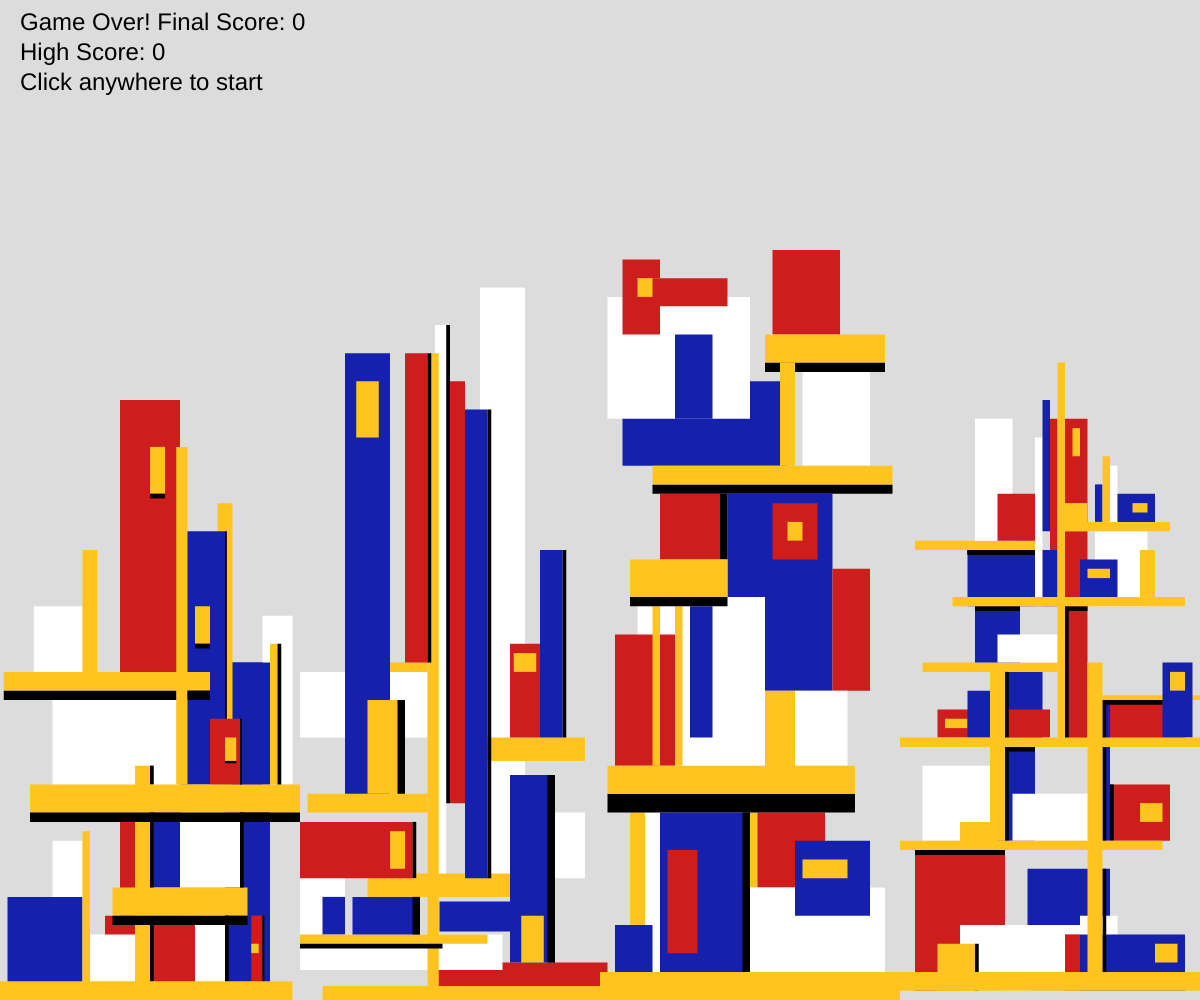
Frame 1 (no input)
Frame 60 (no input): identical to frame 1, image omitted
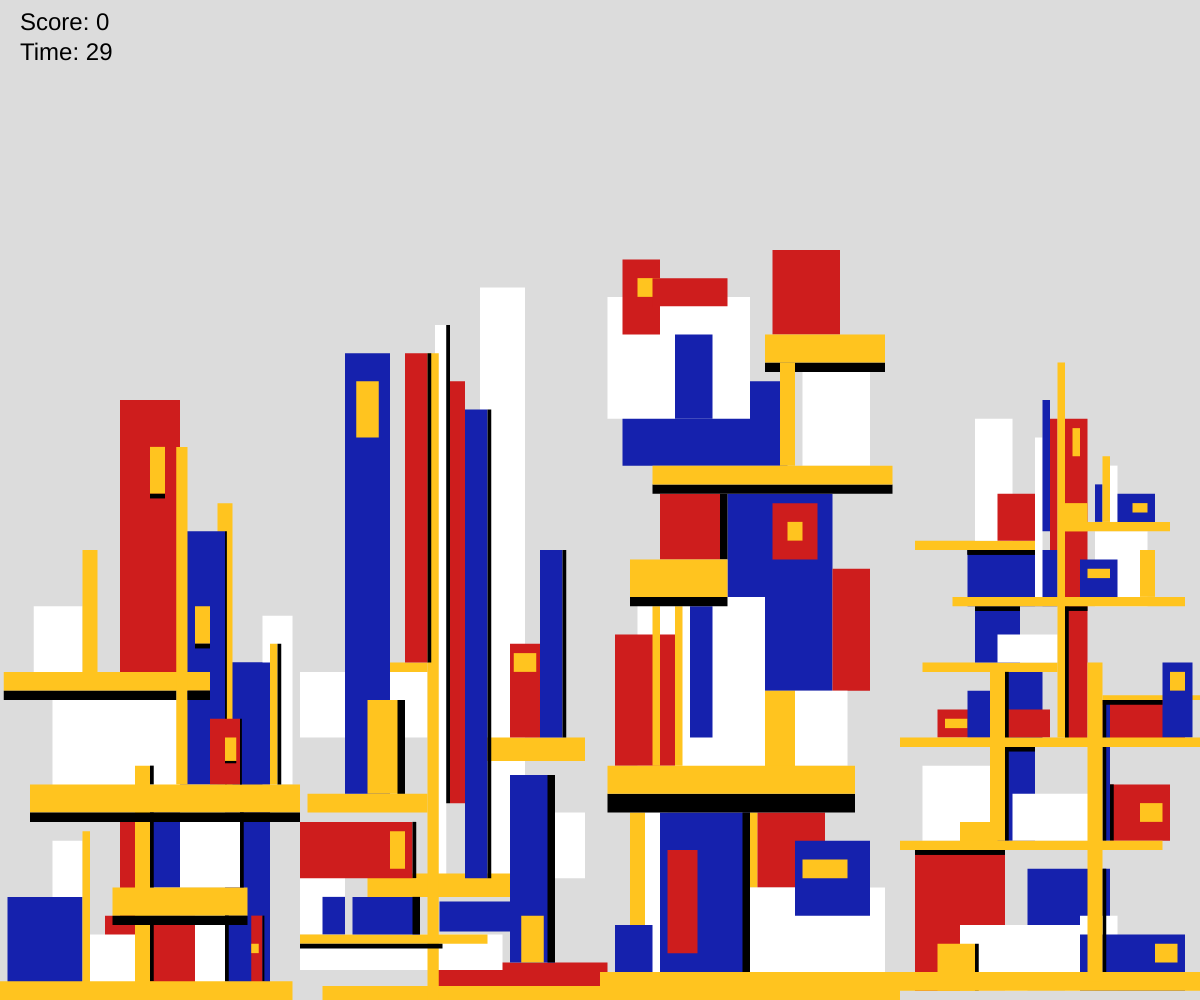
Frame 120 (the mouse pressed at the canvas centre since frame 60)

The p5.js sketch that drew these frames (run headless with seeded random() and noise() and a simulated clock; from frame 60 on, the mouse is pressed at the canvas centre):

// p5.js sketch
// ── sketch.js
// Global variables 
let secondSegStart;
let secondSegWidth;
let thirdSegStart;
let thirdSegWidth;
let fourthSegStart;
let fourthSegWidth;
let minHeight;
let maxHeight;
let rectWidth;
let rectHeight;
let red = [206, 29, 29];
let blue = [21, 33, 173];
let yellow = [255, 196, 31];

let activeBlock = null;  
let score = 0;          
let gameTimer = 30;     
let gameActive = false; 
let lastTime = 0;      
let highScore = 0;     

function getBlockId(x, y, w, h) {
  return `${x},${y},${w},${h}`;
}

function fillColour(colour) {
  if (Array.isArray(colour)) {
    fill(colour[0], colour[1], colour[2]);
    return;
  }
  switch(colour) {
    case "red":
      fill(red[0], red[1], red[2]);
      break;
    case "blue":
      fill(blue[0], blue[1], blue[2]);
      break;
    case "yellow":
      fill(yellow[0], yellow[1], yellow[2]);
      break;
    case "white":
      fill(255);
      break;
    case "black":
      fill(0);
      break;
  }
}
    function selectNewActiveBlock() {
  const possibleBlocks = [

    // First building
    {x: 24, y: 10, w: 6, h: 10, c: "white"},
    {x: 14, y: 9, w: 12, h: 9, c: "red"},
    {x: 16, y: 19, w: 2, h: 12, c: "red"},
    {x: 7, y: 17, w: 4, h: 17, c: "white"},
    {x: 12, y: 7, w: 6, h: 7, c: "white"},
    {x: 1, y: 11, w: 10, h: 11, c: "blue"},
    {x: 19, y: 20, w: 5, h: 8, c: "blue"},
    {x: 30, y: 36, w: 6, h: 36, c: "blue"},
    {x: 33.5, y: 9, w: 1.5, h: 9, c: "red"},
    {x: 33.5, y: 6, w: 1, h: 1, c: "yellow"},
    {x: 24, y: 20, w: 8, h: 8, c: "white"},
    {x: 11, y: 18, w: 1, h: 18, c: "yellow"},
    {x: 15, y: 12, w: 18, h: 3, c: "yellow"},
    {x: 35, y: 41, w: 4, h: 18, c: "white"},
    {x: 30, y: 36, w: 6, h: 13, c: "blue"},
    {x: 36, y: 38, w: 1, h: 15, c: "yellow"},
    {x: 29, y: 53, w: 2, h: 30, c: "yellow"},
    {x: 24, y: 50, w: 6, h: 27, c: "blue"},
    {x: 26, y: 42, w: 2, h: 4, c: "yellow"},
    {x: 7, y: 33, w: 17, h: 11, c: "white"},
    {x: 28, y: 30, w: 4, h: 7, c: "red"},
    {x: 30, y: 28, w: 1.5, h: 2.5, c: "yellow"},
    {x: 4, y: 23, w: 36, h: 3, c: "yellow"},
    {x: 18, y: 25, w: 2, h: 25, c: "yellow"},
    {x: 4.5, y: 42, w: 6.5, h: 7, c: "white"},
    {x: 0.5, y: 35, w: 27.5, h: 2, c: "yellow"},
    {x: 11, y: 48, w: 2, h: 13, c: "yellow"},
    {x: 16, y: 64, w: 8, h: 29, c: "red"},
    {x: 20, y: 59, w: 2, h: 5, c: "yellow"},
    {x: 23.5, y: 59, w: 1.5, h: 36, c: "yellow"},

    // Second Building
    {x: 18, y: 4, w: 23, h: 4, c: "red"},
    {x: 0, y: 7, w: 27, h: 3.8, c: "white"},
    {x: 0, y: 19, w: 6, h: 12, c: "white"},
    {x: 0, y: 35, w: 17, h: 7, c: "white"},
    {x: 33, y: 20, w: 5, h: 7, c: "white"},
    {x: 24, y: 76, w: 6, h: 63, c: "white"},
    {x: 18, y: 72, w: 1.5, h: 60, c: "white"},
    {x: 3, y: 1.5, w: 37, h: 1.5, c: "yellow"},
    {x: 0, y: 7, w: 25, h: 1, c: "yellow"},
    {x: 9, y: 13.5, w: 20, h: 2.5, c: "yellow"},
    {x: 1, y: 22, w: 16, h: 2, c: "yellow"},
    {x: 11, y: 36, w: 6, h: 1, c: "yellow"},
    {x: 17, y: 69, w: 1.5, h: 69, c: "yellow"},
    {x: 20, y: 28, w: 18, h: 2.5, c: "yellow"},
    {x: 6, y: 69, w: 6, h: 47, c: "blue"},
    {x: 3, y: 11, w: 3, h: 4, c: "blue"},
    {x: 7, y: 11, w: 9, h: 4, c: "blue"},
    {x: 22, y: 63, w: 3, h: 50, c: "blue"},
    {x: 32, y: 48, w: 3, h: 20, c: "blue"},
    {x: 18.6, y: 10.5, w: 10, h: 3.2, c: "blue"},
    {x: 28, y: 24, w: 6, h: 20, c: "blue"},
    {x: 14, y: 69, w: 3, h: 33, c: "red"},
    {x: 0, y: 19, w: 15, h: 6, c: "red"},
    {x: 20, y: 66, w: 2, h: 45, c: "red"},
    {x: 28, y: 38, w: 4, h: 10, c: "red"},
    {x: 7.5, y: 66, w: 3, h: 6, c: "yellow"},
    {x: 9, y: 32, w: 5, h: 10, c: "yellow"},
    {x: 12, y: 18, w: 2, h: 4, c: "yellow"},
    {x: 28.5, y: 37, w: 3, h: 2, c: "yellow"},
    {x: 29.5, y: 9, w: 3, h: 5, c: "yellow"},

    // Third Building
    {x: 6, y: 20, w: 3, h: 20, c: "white"},
    {x: 4, y: 20, w: 2, h: 20, c: "yellow"},
    {x: 2, y: 8, w: 5, h: 5, c: "blue"},
    {x: 8, y: 20, w: 12, h: 20, c: "blue"},
    {x: 9, y: 16, w: 4, h: 11, c: "red"},
    {x: 20, y: 20, w: 1, h: 8, c: "yellow"},
    {x: 21, y: 20, w: 9, h: 8, c: "red"},
    {x: 20, y: 12, w: 18, h: 12, c: "white"},
    {x: 26, y: 17, w: 10, h: 8, c: "blue"},
    {x: 27, y: 15, w: 6, h: 2, c: "yellow"},
    {x: 8, y: 54, w: 8, h: 7, c: "red"},
    {x: 17, y: 54, w: 14, h: 21, c: "blue"},
    {x: 31, y: 46, w: 5, h: 13, c: "red"},
    {x: 23, y: 53, w: 6, h: 6, c: "red"},
    {x: 25, y: 51, w: 2, h: 2, c: "yellow"},
    {x: 5, y: 43, w: 17, h: 19, c: "white"},
    {x: 26, y: 33, w: 7, h: 8, c: "white"},
    {x: 2, y: 39, w: 8, h: 14, c: "red"},
    {x: 12, y: 42, w: 3, h: 14, c: "blue"},
    {x: 7, y: 42, w: 1, h: 17, c: "yellow"},
    {x: 10, y: 42, w: 1, h: 17, c: "yellow"},
    {x: 22, y: 33, w: 4, h: 9, c: "yellow"},
    {x: 1, y: 25, w: 33, h: 3, c: "yellow"},
    {x: 4, y: 47, w: 13, h: 4, c: "yellow"},
    {x: 3, y: 66, w: 22, h: 9, c: "blue"},
    {x: 27, y: 67, w: 9, h: 10, c: "white"},
    {x: 1, y: 75, w: 19, h: 13, c: "white"},
    {x: 10, y: 71, w: 5, h: 9, c: "blue"},
    {x: 3, y: 79, w: 5, h: 8, c: "red"},
    {x: 5, y: 77, w: 3, h: 2, c: "yellow"},
    {x: 7, y: 77, w: 10, h: 3, c: "red"},
    {x: 23, y: 80, w: 9, h: 9, c: "red"},
    {x: 7, y: 57, w: 32, h: 2, c: "yellow"},
    {x: 22, y: 71, w: 16, h: 3, c: "yellow"},
    {x: 24, y: 68, w: 2, h: 11, c: "yellow"},

    // Fourth Building
    {x: 2, y: 16, w: 12, h: 15, c: "red"},
    {x: 17, y: 14, w: 11, h: 13, c: "blue"},
    {x: 8, y: 8, w: 18, h: 7, c: "white"},
    {x: 5, y: 6, w: 5, h: 5, c: "yellow"},
    {x: 22, y: 7, w: 2, h: 6, c: "red"},
    {x: 24, y: 9, w: 5, h: 8, c: "white"},
    {x: 24, y: 7, w: 14, h: 6, c: "blue"},
    {x: 34, y: 6, w: 3, h: 2, c: "yellow"},
    {x: 3, y: 25, w: 9, h: 8, c: "white"},
    {x: 12, y: 27, w: 6, h: 10, c: "blue"},
    {x: 15, y: 22, w: 12, h: 5, c: "white"},
    {x: 28, y: 23, w: 8, h: 6, c: "red"},
    {x: 32, y: 21, w: 3, h: 2, c: "yellow"},
    {x: 8, y: 19, w: 5, h: 3, c: "yellow"},
    {x: 12, y: 35, w: 7, h: 8, c: "blue"},
    {x: 5, y: 31, w: 15, h: 3, c: "red"},
    {x: 6, y: 30, w: 3, h: 1, c: "yellow"},
    {x: 9, y: 33, w: 3, h: 5, c: "blue"},
    {x: 26, y: 32, w: 12, h: 5, c: "red"},
    {x: 27, y: 32, w: 1, h: 15, c: "blue"},
    {x: 35, y: 36, w: 4, h: 8, c: "blue"},
    {x: 36, y: 35, w: 2, h: 2, c: "yellow"},
    {x: 3, y: 36, w: 18, h: 1, c: "yellow"},
    {x: 10, y: 42, w: 6, h: 6, c: "blue"},
    {x: 13, y: 39, w: 8, h: 3, c: "white"},
    {x: 22, y: 62, w: 3, h: 35, c: "red"},
    {x: 23, y: 61, w: 1, h: 3, c: "yellow"},
    {x: 9, y: 48, w: 12, h: 6, c: "blue"},
    {x: 18, y: 60, w: 1, h: 18, c: "white"},
    {x: 19, y: 64, w: 1, h: 14, c: "blue"},
    {x: 20, y: 62, w: 1, h: 14, c: "red"},
    {x: 10, y: 62, w: 5, h: 13, c: "white"},
    {x: 13, y: 54, w: 5, h: 5, c: "red"},
    {x: 26, y: 50, w: 7, h: 8, c: "white"},
    {x: 32, y: 48, w: 2, h: 5, c: "yellow"},
    {x: 24, y: 47, w: 5, h: 4, c: "blue"},
    {x: 25, y: 46, w: 3, h: 1, c: "yellow"},
    {x: 22, y: 51, w: 14, h: 1, c: "yellow"},
    {x: 22, y: 53, w: 3, h: 3, c: "yellow"},
    {x: 26, y: 55, w: 1, h: 4, c: "blue"},
    {x: 27, y: 58, w: 1, h: 7, c: "yellow"},
    {x: 28, y: 57, w: 1, h: 6, c: "white"},
    {x: 29, y: 54, w: 5, h: 3, c: "blue"},
    {x: 31, y: 53, w: 2, h: 1, c: "yellow"}
  ];
  
  activeBlock = possibleBlocks[floor(random(possibleBlocks.length))];
  console.log("Selected new block:", activeBlock);
}

function drawRect(x, y, w, h, c) {

  let actualX = x * rectWidth;
  let actualY = windowHeight - y * rectHeight;
  let actualW = w * rectWidth;
  let actualH = h * rectHeight;

  let isActiveBlock = gameActive && activeBlock && 
    x === activeBlock.x && 
    y === activeBlock.y && 
    w === activeBlock.w && 
    h === activeBlock.h;
  
  if (isActiveBlock) {
    let blink;
  if (frameCount % 20 < 10) {
    blink = 255;
} else {
    blink = 0;
}
    fill(blink);
  } else {
    fillColour(c);
  }
  
  rect(actualX, actualY, actualW, actualH);
}


function startGame() {
  console.log("Starting new game");
  gameActive = true;
  score = 0;
  gameTimer = 30;
  lastTime = millis();
  activeBlock = null;
  selectNewActiveBlock();
}

function endGame() {
  gameActive = false;
  highScore = max(score, highScore);
  activeBlock = null;
  // console.log("Game ended. Score:", score);
}

function mousePressed() {
  if (!gameActive) {
    startGame();
    return;
  }
  
  if (activeBlock) {
    let actualX = activeBlock.x * rectWidth;
    let actualY = windowHeight - activeBlock.y * rectHeight;
    let actualW = activeBlock.w * rectWidth;
    let actualH = activeBlock.h * rectHeight;
    
    let tolerance = 10;
    
    if (mouseX >= actualX - tolerance && 
        mouseX <= actualX + actualW + tolerance &&
        mouseY >= actualY - tolerance && 
        mouseY <= actualY + actualH + tolerance) {
      console.log("Hit!");
      score++;
      selectNewActiveBlock();
    }
  }
}

function drawFirstBuilding() {
  push();
  // Bottom layer
  drawRect(24,10,6,10,"white");
  drawRect(14,9,12,9,"red");
  drawRect(16,19,2,12,"red");
  drawRect(7,17,4,17,"white");
  drawRect(12,7,6,7,"white");
  drawRect(1,11,10,11,"blue");
  drawRect(19,20,5,8,"blue");
  drawRect(30,36,6,36,"blue");
  drawRect(33.5,9,1.5,9,"red");
  drawRect(33.5,6,1,1,"yellow");
  drawRect(24,20,8,8,"white");
  drawRect(11,18,1,18,"yellow");
  drawRect(15,12,18,3,"yellow");
  drawRect(35,9,0.25,7,"black");
  drawRect(30,9,0.5,7,"black");
  drawRect(18,7,0.5,5,"black");

  // Middle layer
  drawRect(35,41,4,18,"white");
  drawRect(30,36,6,13,"blue");
  drawRect(36,38,1,15,"yellow");
  drawRect(29,53,2,30,"yellow");
  drawRect(24,50,6,27,"blue");
  drawRect(30,50,0.25,27,"black");
  drawRect(26,42,2,4,"yellow");
  drawRect(7,33,17,11,"white");
  drawRect(28,30,4,7,"red");
  drawRect(30,28,1.5,2.5,"yellow");
  drawRect(4,23,36,3,"yellow");
  drawRect(18,25,2,25,"yellow");
  drawRect(4,20,36,1,"black");
  drawRect(26,38,2,0.5,"black");
  drawRect(20,25,0.5,2,"black");
  drawRect(20,20,0.5,8,"black");
  drawRect(20,8,0.5,6,"black");
  drawRect(15,9,18,1,"black");
  drawRect(32,20,0.5,8,"black");

  // Top layer
  drawRect(4.5,42,6.5,7,"white");
  drawRect(0.5,35,27.5,2,"yellow");
  drawRect(11,48,2,13,"yellow");
  drawRect(16,64,8,29,"red");
  drawRect(20,59,2,5,"yellow");
  drawRect(23.5,59,1.5,36,"yellow");
  drawRect(0.5,33,23,1,"black");
  drawRect(25,33,3,1,"black");
  drawRect(20,54,2,0.5,"black");
  drawRect(37,38,0.5,15,"black");
  drawRect(32,30,0.25,7,"black");
  drawRect(30,25.5,1.5,0.25,"black");

  // Yellow floor
  drawRect(0,2,39,2,"yellow");
  pop();
}

function drawSecondBuilding() {
  push();
  translate(secondSegStart, 0);
  
  drawRect(18, 4, 23, 4, "red");   
  
  //White
  drawRect(0, 7, 27, 3.8, "white");   
  drawRect(0, 19, 6, 12, "white");   
  drawRect(0, 35, 17, 7, "white");    
  drawRect(33, 20, 5, 7, "white");   
  drawRect(24, 76, 6, 63, "white"); 
  drawRect(18, 72, 1.5, 60, "white");

  // Yellow
  drawRect(3, 1.5, 37, 1.5, "yellow");   
  drawRect(0, 7, 25, 1, "yellow");   
  drawRect(9, 13.5, 20, 2.5, "yellow"); 
  drawRect(1, 22, 16, 2, "yellow");  
  drawRect(11, 36, 6, 1, "yellow");  
  drawRect(17, 69, 1.5, 69, "yellow"); 
  drawRect(20, 28, 18, 2.5, "yellow"); 
 
  // Blue
  drawRect(6, 69, 6, 47, "blue");
  drawRect(3, 11, 3, 4, "blue"); 
  drawRect(7, 11, 9, 4, "blue");
  drawRect(22, 63, 3, 50, "blue");
  drawRect(32, 48, 3, 20, "blue");
  drawRect(18.6, 10.5, 10, 3.2, "blue"); 
  drawRect(28, 24, 6, 20, "blue"); 

  // Red
  drawRect(14, 69, 3, 33, "red");    
  drawRect(0, 19, 15, 6, "red"); 
  drawRect(20, 66, 2, 45, "red");
  drawRect(28, 38, 4, 10, "red");    

  // Other Yellow
  drawRect(7.5, 66, 3, 6, "yellow"); 
  drawRect(9, 32, 5, 10, "yellow");
  drawRect(12, 18, 2, 4, "yellow"); 
  drawRect(28.5, 37, 3, 2, "yellow"); 
  drawRect(29.5, 9, 3, 5, "yellow");

  // black shadows
  drawRect(13, 32, 1, 10, "black");  
  drawRect(15, 19, 0.5, 6, "black"); 
  drawRect(15, 11, 1, 4, "black"); 
  drawRect(17, 69, 0.5, 33, "black");
  drawRect(19.5, 72, 0.5, 51, "black");
  drawRect(25, 63, 0.5, 50, "black");
  drawRect(35, 48, 0.5, 20, "black");
  drawRect(33, 24, 1, 20, "black");
  drawRect(0, 6, 19, 0.5, "black");

  pop();
}

function drawThirdBuilding() {
  push();
  translate(thirdSegStart, 0);
  
  // Bottom layer
  drawRect(6, 20, 3, 20, "white");
  drawRect(4, 20, 2, 20, "yellow");
  drawRect(2, 8, 5, 5, "blue");
  drawRect(8, 20, 12, 20, "blue");
  drawRect(9, 16, 4, 11, "red");
  drawRect(20, 20, 1, 8, "yellow");
  drawRect(21, 20, 9, 8, "red");
  drawRect(20, 12, 18, 12, "white");
  drawRect(26, 17, 10, 8, "blue");
  drawRect(27, 15, 6, 2, "yellow");
  drawRect(1, 22, 33, 2, "black");
  drawRect(19, 20, 1, 20, "black");

  // Middle layer
  drawRect(8, 54, 8, 7, "red");
  drawRect(17, 54, 14, 21, "blue");
  drawRect(31, 46, 5, 13, "red");
  drawRect(23, 53, 6, 6, "red");
  drawRect(25, 51, 2, 2, "yellow");
  drawRect(5, 43, 17, 19, "white");
  drawRect(26, 33, 7, 8, "white");
  drawRect(2, 39, 8, 14, "red");
  drawRect(12, 42, 3, 14, "blue");
  drawRect(7, 42, 1, 17, "yellow");
  drawRect(10, 42, 1, 17, "yellow");
  drawRect(22, 33, 4, 9, "yellow");
  drawRect(1, 25, 33, 3, "yellow");
  drawRect(16, 54, 1, 7, "black");
  drawRect(7, 55, 32, 1, "black");
  drawRect(4, 43, 13, 1, "black");
  drawRect(4, 47, 13, 4, "yellow");

  // Top layer
  drawRect(3, 66, 22, 9, "blue");
  drawRect(27, 67, 9, 10, "white");
  drawRect(1, 75, 19, 13, "white");
  drawRect(10, 71, 5, 9, "blue");
  drawRect(3, 79, 5, 8, "red");
  drawRect(5, 77, 3, 2, "yellow");
  drawRect(7, 77, 10, 3, "red");
  drawRect(23, 80, 9, 9, "red");
  drawRect(22, 68, 16, 1, "black");
  drawRect(7, 57, 32, 2, "yellow");
  drawRect(22, 71, 16, 3, "yellow");
  drawRect(24, 68, 2, 11, "yellow");
  
  // Yellow floor
  drawRect(0, 3, 40, 3, "yellow");
  
  pop();
}

function drawFourthBuilding() {
  push();

  translate(fourthSegStart, 0); // sets start of canvas to fourth quarter of the screen

  //bottom layer
  drawRect(2, 16, 12, 15, "red");
  drawRect(17, 14, 11, 13, "blue");
  drawRect(8, 8, 18, 7, "white");
  drawRect(5, 6, 5, 5, "yellow");
  drawRect(22, 7, 2, 6, "red");
  drawRect(24, 9, 5, 8, "white");
  drawRect(24, 7, 14, 6, "blue");
  drawRect(34, 6, 3, 2, "yellow");

  //second layer
  drawRect(3, 25, 9, 8, "white");
  drawRect(12, 27, 6, 10, "blue");
  drawRect(15, 22, 12, 5, "white");
  drawRect(28, 23, 8, 6, "red");
  drawRect(32, 21, 3, 2, "yellow");
  drawRect(8, 19, 5, 3, "yellow");


  //third layer
  drawRect(12, 35, 7, 8, "blue");
  drawRect(5, 31, 15, 3, "red");
  drawRect(6, 30, 3, 1, "yellow");
  drawRect(9, 33, 3, 5, "blue");
  drawRect(26, 32, 12, 5, "red");
  drawRect(27, 32, 1, 15, "blue");
  drawRect(27, 32.5, 15, 0.5, "yellow");
  drawRect(35, 36, 4, 8, "blue");
  drawRect(36, 35, 2, 2, "yellow");
  drawRect(3, 36, 18, 1, "yellow");
  drawRect(10, 42, 6, 6, "blue");
  drawRect(13, 39, 8, 3, "white");
  drawRect(22, 62, 3, 35, "red"); //最高红色
  drawRect(23, 61, 1, 3, "yellow");

  //forth layer
  drawRect(9, 48, 12, 6, "blue");
  drawRect(18, 60, 1, 18, "white");
  drawRect(19, 64, 1, 14, "blue");
  drawRect(20, 62, 1, 14, "red");
  drawRect(2, 49, 16, 1, "yellow");
  drawRect(10, 62, 5, 13, "white");
  drawRect(13, 54, 5, 5, "red");
  drawRect(26, 50, 7, 8, "white");
  drawRect(32, 48, 2, 5, "yellow");
  drawRect(24, 47, 5, 4, "blue");
  drawRect(25, 46, 3, 1, "yellow");
  drawRect(22, 51, 14, 1, "yellow");
  drawRect(22, 53, 3, 3, "yellow");
  drawRect(26, 55, 1, 4, "blue");
  drawRect(27, 58, 1, 7, "yellow");
  drawRect(28, 57, 1, 6, "white");
  drawRect(29, 54, 5, 3, "blue");
  drawRect(31, 53, 2, 1, "yellow");


  //shadow
  drawRect(2, 16, 12, 0.5, "black");
  drawRect(2, 16, 12, 0.5, "black");
  drawRect(10, 6, 0.5, 5, "black");
  drawRect(12, 25, 0.5, 6, "black");
  drawRect(28, 23, 0.5, 6, "black");
  drawRect(14, 35, 0.5, 18, "black");
  drawRect(27, 32, 0.5, 15, "black");
  drawRect(27, 14, 0.5, 12, "black");
  drawRect(14, 27, 4, 0.5, "black");
  drawRect(27, 32, 8, 0.5, "black");
  drawRect(10, 42, 6, 0.5, "black");
  drawRect(22, 42, 0.5, 15, "black");
  drawRect(22, 42, 3, 0.5, "black");
  drawRect(9, 48, 9, 0.5, "black");
  drawRect(9, 48, 9, 0.5, "black");

  //yellow floor
  drawRect(0, 3, 40, 2, "yellow");
  drawRect(0, 17, 35, 1, "yellow");
  drawRect(0, 28, 40, 1, "yellow");
  drawRect(12, 35, 2, 18, "yellow");
  drawRect(25, 36, 2, 34, "yellow");
  drawRect(7, 43, 31, 1, "yellow");
  drawRect(21, 68, 1, 40, "yellow");

  pop();
}

function setup() {
  createCanvas(windowWidth, windowHeight);
  noStroke();
  
  secondSegStart = width / 4;  
  secondSegWidth = width / 2 - secondSegStart;  
  thirdSegStart = width / 2;  
  thirdSegWidth = width / 4 * 3 - thirdSegStart;
  fourthSegStart = width / 4 * 3;
  fourthSegWidth = width - fourthSegStart;
  
  minHeight = height/4;
  maxHeight = height - minHeight;
  rectWidth = secondSegWidth/40;
  rectHeight = maxHeight/80;
}

function draw() {
  background(220);
  
  if (gameActive) {
    let currentTime = millis();
    if (currentTime - lastTime >= 1000) {
      gameTimer--;
      lastTime = currentTime;
      if (gameTimer <= 0) {
        endGame();
      }
    }
  }
  
  drawFirstBuilding();
  drawSecondBuilding();
  drawThirdBuilding();
  drawFourthBuilding();

  
  fill(0);
  textSize(24);
  textAlign(LEFT);
  if (gameActive) {
    text(`Score: ${score}`, 20, 30);
    text(`Time: ${gameTimer}`, 20, 60);
  } else {
    text(`Game Over! Final Score: ${score}`, 20, 30);
    text(`High Score: ${highScore}`, 20, 60);
    text(`Click anywhere to start`, 20, 90);
  }
}

function windowResized() {
  resizeCanvas(windowWidth, windowHeight);
  
  secondSegStart = windowWidth / 4;
  secondSegWidth = windowWidth / 2 - secondSegStart;
  thirdSegStart = windowWidth / 2;
  thirdSegWidth = windowWidth / 4 * 3 - thirdSegStart;
  fourthSegStart = width / 4 * 3;
  fourthSegWidth = width - fourthSegStart;
  
  minHeight = windowHeight/4;
  maxHeight = windowHeight - minHeight;
  rectWidth = secondSegWidth/40;
  rectHeight = maxHeight/80;
}
